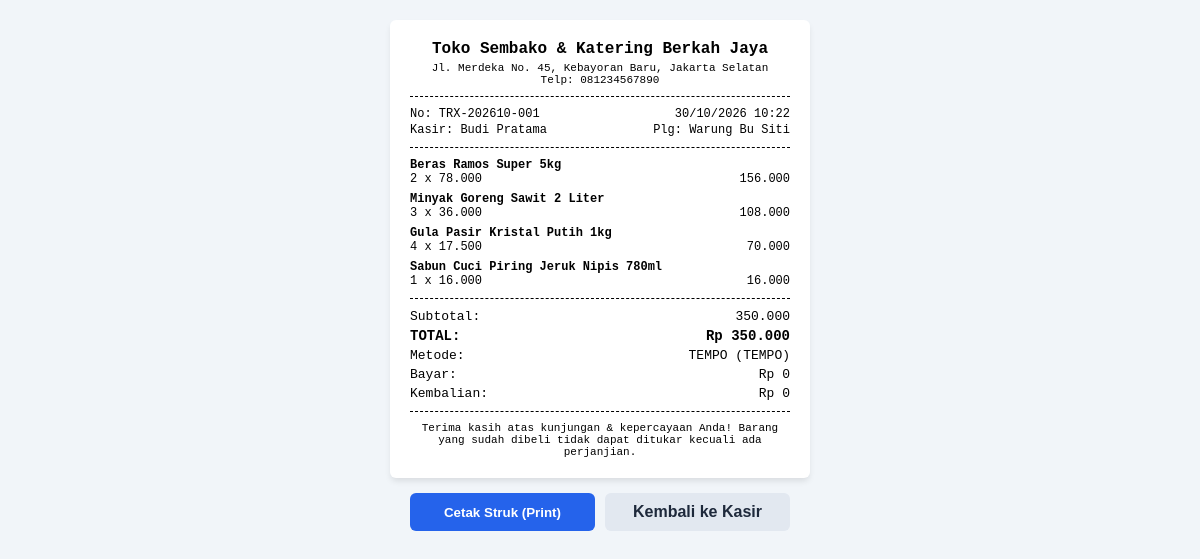
The app's page /pages/receipt.php?id=1 (signed in) with its own data.
### tables this page shows
CREATE TABLE businesses (
    id INT AUTO_INCREMENT PRIMARY KEY,
    user_id INT NOT NULL,
    business_name VARCHAR(150) NOT NULL,
    owner_name VARCHAR(100) NOT NULL,
    phone VARCHAR(30) NULL,
    address TEXT NULL,
    logo_path VARCHAR(255) NULL,
    currency VARCHAR(10) DEFAULT 'IDR',
    access_code VARCHAR(20) DEFAULT 'UMKM-9824',
    monthly_profit_target DECIMAL(15,2) DEFAULT 10000000.00,
    receipt_footer_note TEXT NULL,
    created_at TIMESTAMP DEFAULT CURRENT_TIMESTAMP,
    updated_at TIMESTAMP DEFAULT CURRENT_TIMESTAMP ON UPDATE CURRENT_TIMESTAMP,
    FOREIGN KEY (user_id) REFERENCES users(id) ON DELETE CASCADE,
    INDEX idx_biz_user (user_id),
    INDEX idx_biz_access_code (access_code)
);

CREATE TABLE transactions (
    id INT AUTO_INCREMENT PRIMARY KEY,
    user_id INT NOT NULL,
    transaction_number VARCHAR(50) NOT NULL,
    type ENUM('sale', 'purchase') NOT NULL,
    date DATE NOT NULL,
    customer_id INT NULL,
    supplier_id INT NULL,
    subtotal DECIMAL(15,2) NOT NULL DEFAULT 0.00,
    discount DECIMAL(15,2) NOT NULL DEFAULT 0.00,
    total_amount DECIMAL(15,2) NOT NULL DEFAULT 0.00,
    total_cost DECIMAL(15,2) NOT NULL DEFAULT 0.00,
    payment_method ENUM('cash', 'bank_transfer', 'qris', 'tempo', 'other') NOT NULL DEFAULT 'cash',
    payment_status ENUM('paid', 'partial', 'unpaid') NOT NULL DEFAULT 'paid',
    paid_amount DECIMAL(15,2) NOT NULL DEFAULT 0.00,
    change_amount DECIMAL(15,2) NOT NULL DEFAULT 0.00,
    status ENUM('completed', 'cancelled') DEFAULT 'completed',
    notes TEXT NULL,
    created_at TIMESTAMP DEFAULT CURRENT_TIMESTAMP,
    updated_at TIMESTAMP DEFAULT CURRENT_TIMESTAMP ON UPDATE CURRENT_TIMESTAMP,
    FOREIGN KEY (user_id) REFERENCES users(id) ON DELETE CASCADE,
    FOREIGN KEY (customer_id) REFERENCES customers(id) ON DELETE SET NULL,
    FOREIGN KEY (supplier_id) REFERENCES suppliers(id) ON DELETE SET NULL,
    UNIQUE KEY uk_trx_num (user_id, transaction_number),
    INDEX idx_trx_user_date (user_id, date),
    INDEX idx_trx_type (type),
    INDEX idx_trx_status (status)
);

CREATE TABLE customers (
    id INT AUTO_INCREMENT PRIMARY KEY,
    user_id INT NOT NULL,
    name VARCHAR(120) NOT NULL,
    phone VARCHAR(30) NULL,
    email VARCHAR(120) NULL,
    address TEXT NULL,
    total_receivable DECIMAL(15,2) DEFAULT 0.00,
    notes TEXT NULL,
    created_at TIMESTAMP DEFAULT CURRENT_TIMESTAMP,
    updated_at TIMESTAMP DEFAULT CURRENT_TIMESTAMP ON UPDATE CURRENT_TIMESTAMP,
    FOREIGN KEY (user_id) REFERENCES users(id) ON DELETE CASCADE,
    INDEX idx_cust_user (user_id),
    INDEX idx_cust_phone (phone)
);

CREATE TABLE transaction_items (
    id INT AUTO_INCREMENT PRIMARY KEY,
    transaction_id INT NOT NULL,
    product_id INT NULL,
    product_name VARCHAR(150) NOT NULL,
    quantity INT NOT NULL DEFAULT 1,
    unit_price DECIMAL(15,2) NOT NULL,
    cost_price DECIMAL(15,2) NOT NULL DEFAULT 0.00,
    discount DECIMAL(15,2) NOT NULL DEFAULT 0.00,
    subtotal DECIMAL(15,2) NOT NULL,
    created_at TIMESTAMP DEFAULT CURRENT_TIMESTAMP,
    FOREIGN KEY (transaction_id) REFERENCES transactions(id) ON DELETE CASCADE,
    FOREIGN KEY (product_id) REFERENCES products(id) ON DELETE SET NULL,
    INDEX idx_ti_trx (transaction_id),
    INDEX idx_ti_prod (product_id)
);

### helpers/functions.php (called while the page is built, shortened)
<?php
function isLoggedIn(): bool {
    return isset($_SESSION['user_id']) && !empty($_SESSION['user_id']);
}
function currentUser(): ?array {
    return [
        'id' => $_SESSION['user_id'],
        'name' => $_SESSION['user_name'] ?? 'Pengguna',
        'email' => $_SESSION['user_email'] ?? '',
        'role' => $_SESSION['user_role'] ?? 'owner',
    ];
}

### pages/receipt.php (the view, shortened to what this page needs)
<?php
require_once __DIR__ . '/../helpers/functions.php';
$pdo = Database::getConnection();
$user = currentUser();
$userId = $user['id'];
$id = (int)($_GET['id'] ?? 0);
$stmt = $pdo->prepare("SELECT t.*, c.name as customer_name, c.phone as customer_phone FROM transactions t LEFT JOIN customers c ON t.customer_id = c.id WHERE t.id = ? AND t.user_id = ? LIMIT 1");
$stmt->execute([$id, $userId]);
$trx = $stmt->fetch();
$iStmt = $pdo->prepare("SELECT * FROM transaction_items WHERE transaction_id = ?");
$iStmt->execute([$id]);
$items = $iStmt->fetchAll();
$bStmt = $pdo->prepare("SELECT * FROM businesses WHERE user_id = ? LIMIT 1");
$bStmt->execute([$userId]);
$business = $bStmt->fetch();
?>
<!DOCTYPE html>
<html lang="id">
<head>
</head>
<body>
<div class="receipt-container">
    <div class="text-center">
        <h2 style="margin: 0; font-size: 16px;"><?= htmlspecialchars($business['business_name'] ?? 'Toko UMKM Pro') ?></h2>
        <div style="font-size: 11px; margin-top: 4px;"><?= htmlspecialchars($business['address'] ?? 'Indonesia') ?></div>
        <div style="font-size: 11px;">Telp: <?= htmlspecialchars($business['phone'] ?? '-') ?></div>
    </div>
    <div class="divider"></div>
    <div style="font-size: 12px;">
        <div style="display: flex; justify-content: space-between;">
            <span>No: <?= htmlspecialchars($trx['transaction_number']) ?></span>
            <span><?= date('d/m/Y H:i', strtotime($trx['created_at'])) ?></span>
        </div>
        <div style="display: flex; justify-content: space-between; margin-top: 2px;">
            <span>Kasir: <?= htmlspecialchars($user['name']) ?></span>
            <span>Plg: <?= htmlspecialchars($trx['customer_name'] ?? 'Umum') ?></span>
        </div>
    </div>
    <div class="divider"></div>
    <?php foreach ($items as $item): ?>
        <div style="font-size: 12px; margin-bottom: 6px;">
            <div style="font-weight: bold;"><?= htmlspecialchars($item['product_name']) ?></div>
            <div style="display: flex; justify-content: space-between;">
                <span><?= $item['quantity'] ?> x <?= number_format($item['unit_price'], 0, ',', '.') ?></span>
                <span><?= number_format($item['subtotal'], 0, ',', '.') ?></span>
            </div>
        </div>
    <?php endforeach; ?>
    <div class="divider"></div>
    <div style="font-size: 12px;">
        <div class="item-row">
            <span>Subtotal:</span>
            <span><?= number_format($trx['subtotal'], 0, ',', '.') ?></span>
        </div>
        <div class="item-row" style="font-weight: bold; font-size: 14px;">
            <span>TOTAL:</span>
            <span>Rp <?= number_format($trx['total_amount'], 0, ',', '.') ?></span>
        </div>
        <div class="item-row">
            <span>Metode:</span>
            <span><?= strtoupper($trx['payment_method']) ?> (<?= $trx['payment_status'] === 'paid' ? 'LUNAS' : 'TEMPO' ?>)</span>
        </div>
        <div class="item-row">
            <span>Bayar:</span>
            <span>Rp <?= number_format($trx['paid_amount'], 0, ',', '.') ?></span>
        </div>
        <div class="item-row">
            <span>Kembalian:</span>
            <span>Rp <?= number_format($trx['change_amount'], 0, ',', '.') ?></span>
        </div>
    </div>
    <div class="divider"></div>
    <div class="text-center" style="font-size: 11px;">
        <?= htmlspecialchars($business['receipt_footer_note'] ?? 'Terima Kasih Atas Kunjungan Anda!') ?>
    </div>
</div>
<div class="actions-bar">
    <button onclick="window.print()" class="btn btn-print">Cetak Struk (Print)</button>
    <a href="pos.php" class="btn btn-back">Kembali ke Kasir</a>
</div>
</body>
</html>

### pages/receipt.php (style rules this page uses)
body { font-family: 'Courier New', Courier, monospace; background-color: #f1f5f9; margin: 0; padding: 20px; color: #000; }
.receipt-container { max-width: 380px; margin: 0 auto; background: #fff; padding: 20px; border-radius: 6px; box-shadow: 0 4px 6px -1px rgba(0,0,0,0.1); }
.text-center { text-align: center; }
.divider { border-top: 1px dashed #000; margin: 10px 0; }
.item-row { display: flex; justify-content: space-between; margin-bottom: 4px; font-size: 13px; }
.actions-bar { max-width: 380px; margin: 15px auto 0; display: flex; gap: 10px; }
.btn { flex: 1; padding: 10px; border: none; border-radius: 6px; font-weight: 700; cursor: pointer; font-family: sans-serif; text-align: center; text-decoration: none; display: inline-block; }
.btn-print { background: #2563eb; color: #fff; }
.btn-back { background: #e2e8f0; color: #1e293b; }

### records on screen
businesses: business_name "Toko Sembako & Katering Berkah Jaya", address "Jl. Merdeka No. 45, Kebayoran Baru, Jakarta Selatan", phone "081234567890", owner_name "Budi Pratama", receipt_footer_note "Terima kasih atas kunjungan & kepercayaan Anda! Barang yang sudah dibeli tidak dapat ditukar kecuali ada perjanjian."
transactions: transaction_number "TRX-202610-001", created_at "30/10/2026 10:22", customer.name "Warung Bu Siti", subtotal "350.000", total_amount "350.000", payment_method "TEMPO", paid_amount "0", change_amount "0"
transaction_items: product_name "Beras Ramos Super 5kg", quantity "2", unit_price "78.000", subtotal "156.000"
transaction_items: product_name "Minyak Goreng Sawit 2 Liter", quantity "3", unit_price "36.000", subtotal "108.000"
transaction_items: product_name "Gula Pasir Kristal Putih 1kg", quantity "4", unit_price "17.500", subtotal "70.000"
transaction_items: product_name "Sabun Cuci Piring Jeruk Nipis 780ml", quantity "1", unit_price "16.000", subtotal "16.000"
